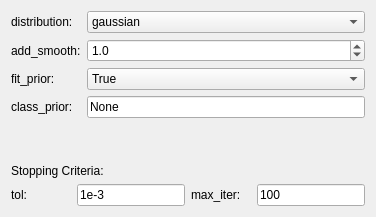
       <widget class="QWidget" name="NB">
        <layout class="QVBoxLayout" name="verticalLayout_19">
         <item>
          <layout class="QFormLayout" name="nbParamLayout">
           <item row="0" column="0">
            <widget class="QLabel" name="nbDistLabel">
             <property name="text">
              <string>distribution:</string>
             </property>
            </widget>
           </item>
           <item row="0" column="1">
            <widget class="QComboBox" name="nbDistCBox">
             <property name="sizeAdjustPolicy">
              <enum>QComboBox::AdjustToMinimumContentsLength</enum>
             </property>
             <property name="minimumContentsLength">
              <number>10</number>
             </property>
             <item>
              <property name="text">
               <string>gaussian</string>
              </property>
             </item>
             <item>
              <property name="text">
               <string>multinomial</string>
              </property>
             </item>
            </widget>
           </item>
           <item row="1" column="0">
            <widget class="QLabel" name="nbSmoothLabel">
             <property name="text">
              <string>add_smooth:</string>
             </property>
            </widget>
           </item>
           <item row="1" column="1">
            <widget class="QDoubleSpinBox" name="nbSmoothDBox">
             <property name="sizePolicy">
              <sizepolicy hsizetype="Preferred" vsizetype="Preferred">
               <horstretch>0</horstretch>
               <verstretch>0</verstretch>
              </sizepolicy>
             </property>
             <property name="decimals">
              <number>1</number>
             </property>
             <property name="maximum">
              <double>50.000000000000000</double>
             </property>
             <property name="singleStep">
              <double>0.500000000000000</double>
             </property>
             <property name="value">
              <double>1.000000000000000</double>
             </property>
            </widget>
           </item>
           <item row="2" column="0">
            <widget class="QLabel" name="nbFitPriorLabel">
             <property name="text">
              <string>fit_prior:</string>
             </property>
            </widget>
           </item>
           <item row="2" column="1">
            <widget class="QComboBox" name="nbFitPriorCBox">
             <property name="sizeAdjustPolicy">
              <enum>QComboBox::AdjustToMinimumContentsLength</enum>
             </property>
             <property name="minimumContentsLength">
              <number>10</number>
             </property>
             <item>
              <property name="text">
               <string>True</string>
              </property>
             </item>
             <item>
              <property name="text">
               <string>False</string>
              </property>
             </item>
            </widget>
           </item>
           <item row="3" column="0">
            <widget class="QLabel" name="nbClassPriorLabel">
             <property name="text">
              <string>class_prior:</string>
             </property>
            </widget>
           </item>
           <item row="3" column="1">
            <widget class="QLineEdit" name="nbClassPriorLEdit">
             <property name="text">
              <string>None</string>
             </property>
            </widget>
           </item>
          </layout>
         </item>
         <item>
          <spacer name="nbSpacer">
           <property name="orientation">
            <enum>Qt::Vertical</enum>
           </property>
           <property name="sizeHint" stdset="0">
            <size>
             <width>20</width>
             <height>40</height>
            </size>
           </property>
          </spacer>
         </item>
         <item>
          <widget class="QLabel" name="nbStopLabel">
           <property name="text">
            <string>Stopping Criteria:</string>
           </property>
          </widget>
         </item>
         <item>
          <layout class="QHBoxLayout" name="nbStopLayout">
           <item>
            <widget class="QLabel" name="nbTolLabel">
             <property name="sizePolicy">
              <sizepolicy hsizetype="Minimum" vsizetype="Preferred">
               <horstretch>0</horstretch>
               <verstretch>0</verstretch>
              </sizepolicy>
             </property>
             <property name="minimumSize">
              <size>
               <width>60</width>
               <height>0</height>
              </size>
             </property>
             <property name="text">
              <string>tol:</string>
             </property>
            </widget>
           </item>
           <item>
            <widget class="QLineEdit" name="nbTolLEdit">
             <property name="sizePolicy">
              <sizepolicy hsizetype="Minimum" vsizetype="Fixed">
               <horstretch>0</horstretch>
               <verstretch>0</verstretch>
              </sizepolicy>
             </property>
             <property name="minimumSize">
              <size>
               <width>50</width>
               <height>0</height>
              </size>
             </property>
             <property name="font">
              <font>
               <weight>50</weight>
               <bold>false</bold>
              </font>
             </property>
             <property name="text">
              <string>1e-3</string>
             </property>
            </widget>
           </item>
           <item>
            <widget class="QLabel" name="nbMaxIterLabel">
             <property name="sizePolicy">
              <sizepolicy hsizetype="Minimum" vsizetype="Preferred">
               <horstretch>0</horstretch>
               <verstretch>0</verstretch>
              </sizepolicy>
             </property>
             <property name="minimumSize">
              <size>
               <width>60</width>
               <height>0</height>
              </size>
             </property>
             <property name="text">
              <string>max_iter:</string>
             </property>
            </widget>
           </item>
           <item>
            <widget class="QLineEdit" name="nbMaxIterLEdit">
             <property name="sizePolicy">
              <sizepolicy hsizetype="Minimum" vsizetype="Fixed">
               <horstretch>0</horstretch>
               <verstretch>0</verstretch>
              </sizepolicy>
             </property>
             <property name="minimumSize">
              <size>
               <width>50</width>
               <height>0</height>
              </size>
             </property>
             <property name="font">
              <font>
               <weight>50</weight>
               <bold>false</bold>
              </font>
             </property>
             <property name="text">
              <string>100</string>
             </property>
            </widget>
           </item>
          </layout>
         </item>
        </layout>
       </widget>
